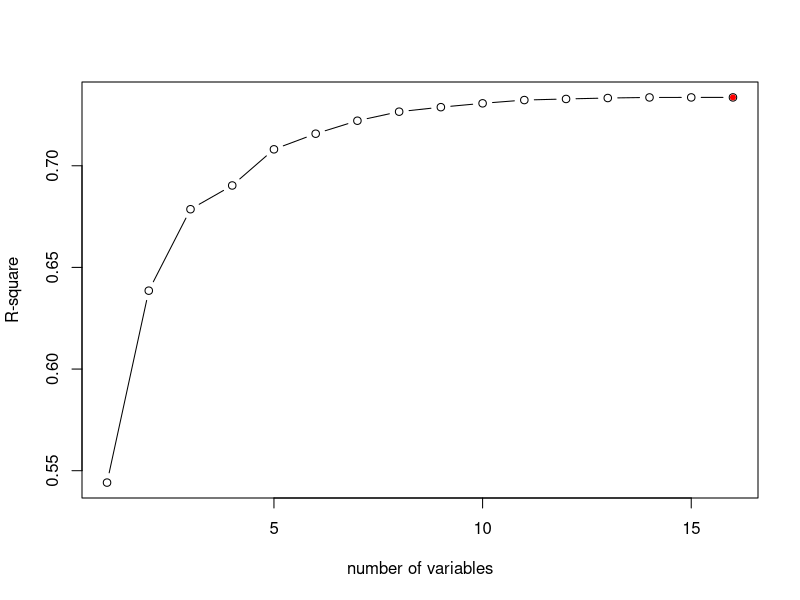
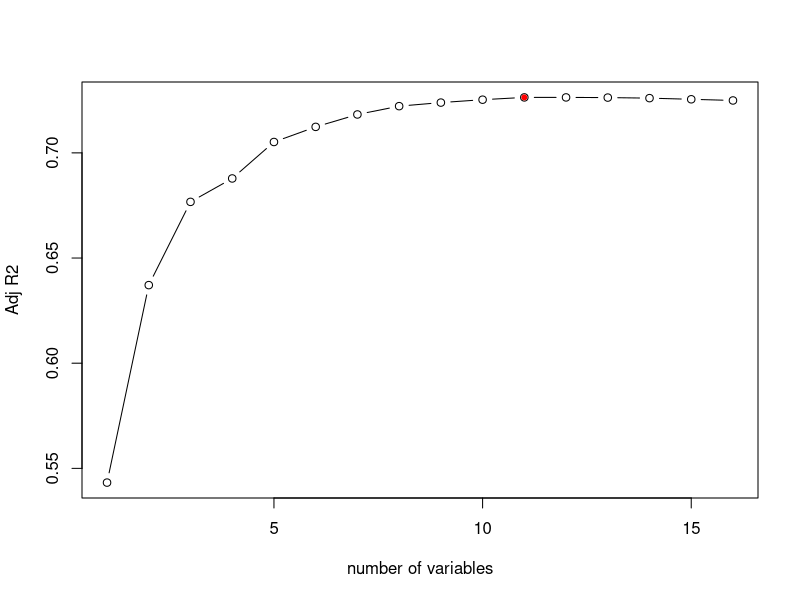
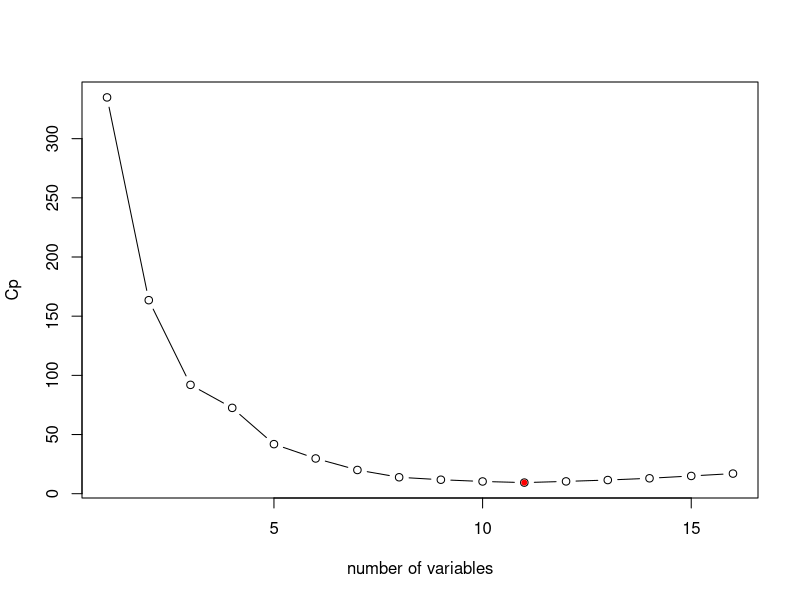
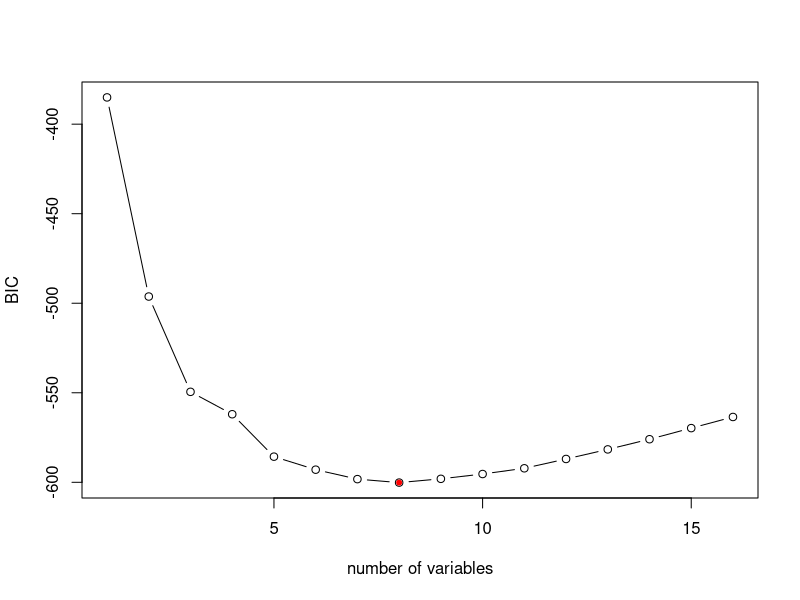
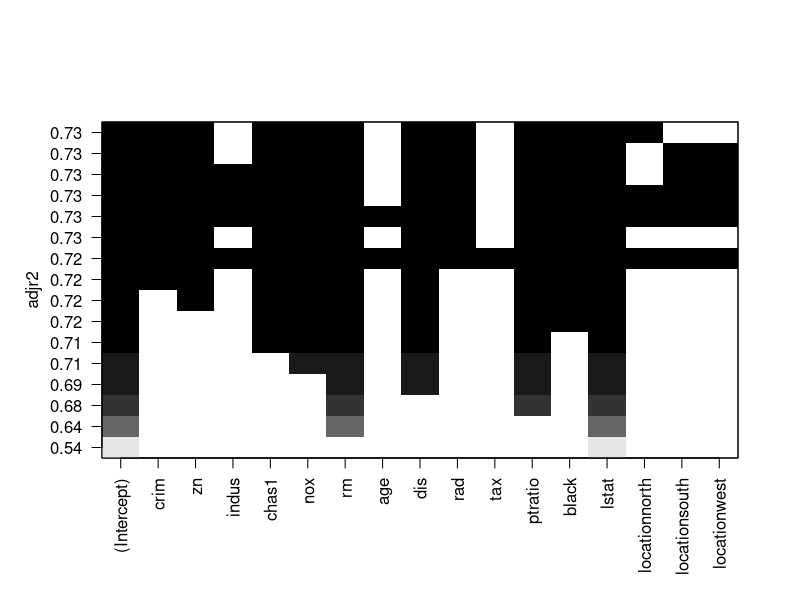
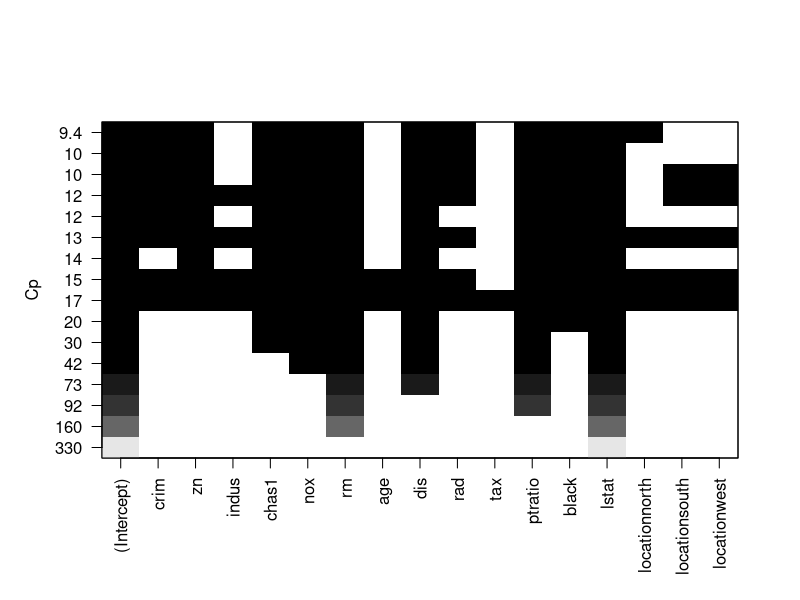
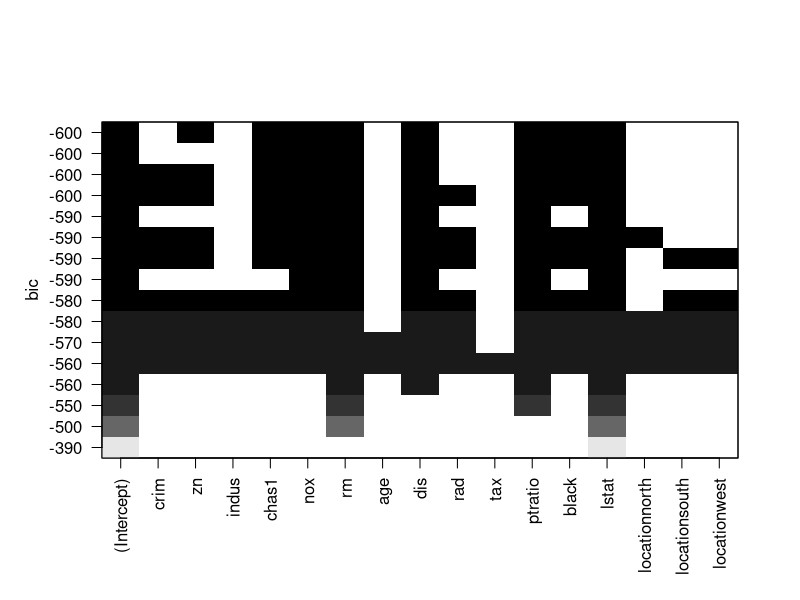
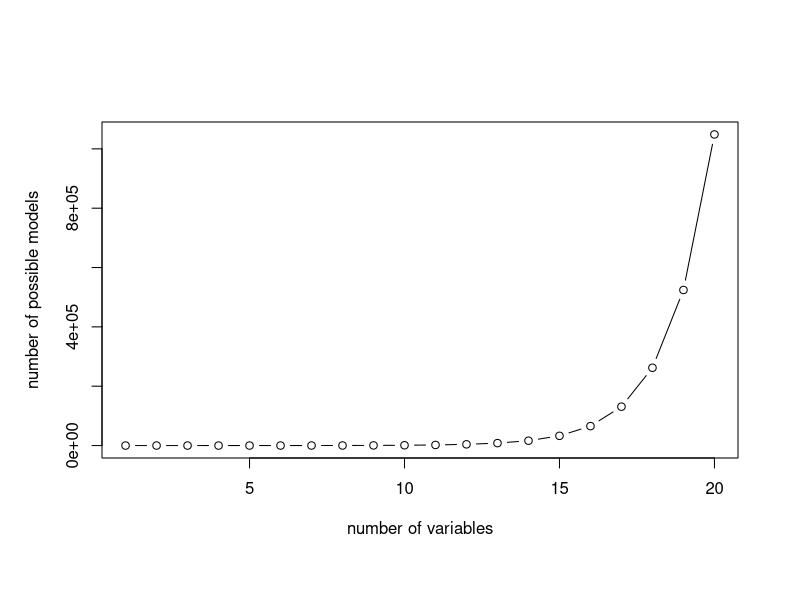

Here is the R script that generated these plots, in order:
## ---- chunk 1
# Load packages into R:
library(data.table)
library(ggplot2)
library(corrplot)
## ---- chunk 2
Boston=fread("data/Boston.csv")
Boston[,location:=factor(location)]
Boston[,chas:=factor(chas)]
dim(Boston)
## ---- chunk 3
library(leaps)  
## ---- chunk 4
bestFit=regsubsets(medv~.,data=Boston,nvmax=18)  # save the regression results
bestFit
## ---- chunk 5
bestFit_sum=summary(bestFit)
bestFit_sum
## ---- chunk 6
names(bestFit_sum)  
## ---- chunk 7
plot(bestFit_sum$rsq, xlab = "number of variables", ylab="R-square", type="b")

# return the model index of maximum R-sq
opt_id=which.max(bestFit_sum$rsq) 

# add the maximum R-sq on the plot
points(opt_id,bestFit_sum$rsq[opt_id],pch=20,col="red")
## ---- chunk 8
# plot the Adj-R2 for different models of size 1 to 16
plot(bestFit_sum$adjr2,xlab="number of variables",ylab="Adj R2",type="b")

# return the model index of maximum adj-R2
opt_id=which.max(bestFit_sum$adjr2) 

points(opt_id,bestFit_sum$adjr2[opt_id],pch=20,col="red")
## ---- chunk 9
coef(bestFit,11)
## ---- chunk 10
# plot the Cp for different models of size 1 to 16
plot(bestFit_sum$cp, xlab="number of variables",ylab="Cp",type="b")

# return the index of minimum Cp
opt_id=which.min(bestFit_sum$cp)

points(opt_id,bestFit_sum$cp[opt_id],pch=20, col="red")
## ---- chunk 11
# plot the BIC for different models of size 1 to 16
plot(bestFit_sum$bic,xlab="number of variables",ylab="BIC",type="b")

# return the index of minimum BIC
opt_id=which.min(bestFit_sum$bic) 

points(opt_id,bestFit_sum$bic[opt_id],pch=20,col="red")
## ---- chunk 12
coef(bestFit,8)
## ---- chunk 13
plot(bestFit,scale="adjr2")
## ---- chunk 14
plot(bestFit,scale="Cp")
## ---- chunk 15
plot(bestFit,scale="bic")
## ---- chunk 16
coef(bestFit,8)
## ---- chunk 17
plot(c(1:20),2^c(1:20), type="b", xlab = "number of variables", ylab="number of possible models")
## ---- chunk 18
plot(c(1:20),2^c(1:20), type="b", xlab = "number of variables", ylab="number of possible models")
lines(c(1:20),c(1:20)^2, col="blue")
## ---- chunk 19
fwd_fit=regsubsets(medv~., data=Boston, nvmax=18, method="forward")
fwd_fit_sum=summary(fwd_fit)
fwd_fit_sum
## ---- chunk 20
plot(fwd_fit,scale="bic")
## ---- chunk 21
# plot the Cp for different models of size 1 to 16
plot(fwd_fit_sum$bic,xlab="number of variables",ylab="BIC",type="b")

# return the index of minimum BIC
opt_id=which.min(fwd_fit_sum$bic) 

points(opt_id,fwd_fit_sum$bic[opt_id],pch=20,col="red")

# examine the variables and coefficients of the best model:
coef(fwd_fit,id=opt_id)
## ---- chunk 22
back_fit=regsubsets(medv~., data=Boston, nvmax=18, method="backward")
back_fit_sum=summary(back_fit)
back_fit_sum
